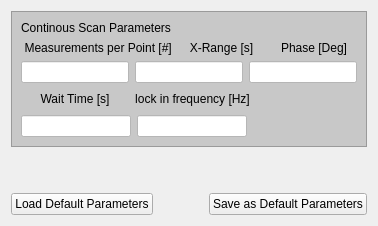
      <widget class="QWidget" name="conscanparameters">
       <attribute name="title">
        <string>Continuous Scan Parameters</string>
       </attribute>
       <layout class="QVBoxLayout" name="verticalLayout_11">
        <item>
         <widget class="QFrame" name="frame_4">
          <property name="sizePolicy">
           <sizepolicy hsizetype="Preferred" vsizetype="Fixed">
            <horstretch>0</horstretch>
            <verstretch>0</verstretch>
           </sizepolicy>
          </property>
          <property name="styleSheet">
           <string notr="true">
background-color: rgb(200, 200, 200);</string>
          </property>
          <property name="frameShape">
           <enum>QFrame::StyledPanel</enum>
          </property>
          <property name="frameShadow">
           <enum>QFrame::Raised</enum>
          </property>
          <layout class="QVBoxLayout" name="verticalLayout_10">
           <item>
            <widget class="QLabel" name="scan_parameter_2">
             <property name="whatsThis">
              <string>&lt;html&gt;&lt;head/&gt;&lt;body&gt;&lt;p&gt;&lt;br/&gt;&lt;/p&gt;&lt;/body&gt;&lt;/html&gt;</string>
             </property>
             <property name="styleSheet">
              <string notr="true">font: 75 12pt &quot;Roboto Condensed&quot;;</string>
             </property>
             <property name="text">
              <string>Continous Scan Parameters</string>
             </property>
            </widget>
           </item>
           <item>
            <layout class="QVBoxLayout" name="verticalLayout_9">
             <item>
              <layout class="QHBoxLayout" name="horizontalLayout_13">
               <item>
                <widget class="QLabel" name="measurementsperpoint_cont_label">
                 <property name="text">
                  <string> Measurements per Point [#]</string>
                 </property>
                 <property name="alignment">
                  <set>Qt::AlignCenter</set>
                 </property>
                </widget>
               </item>
               <item>
                <widget class="QLabel" name="x_range_cont_label">
                 <property name="text">
                  <string>X-Range [s]</string>
                 </property>
                 <property name="alignment">
                  <set>Qt::AlignCenter</set>
                 </property>
                </widget>
               </item>
               <item>
                <widget class="QLabel" name="phase_cont_label">
                 <property name="text">
                  <string>Phase [Deg]</string>
                 </property>
                 <property name="alignment">
                  <set>Qt::AlignCenter</set>
                 </property>
                </widget>
               </item>
              </layout>
             </item>
             <item>
              <layout class="QHBoxLayout" name="horizontalLayout_14">
               <item>
                <widget class="QLineEdit" name="measurementsperpoint_cont">
                 <property name="styleSheet">
                  <string notr="true">background-color: rgb(255, 255, 255);</string>
                 </property>
                </widget>
               </item>
               <item>
                <widget class="QLineEdit" name="x_range_cont">
                 <property name="styleSheet">
                  <string notr="true">background-color: rgb(255, 255, 255);</string>
                 </property>
                </widget>
               </item>
               <item>
                <widget class="QLineEdit" name="phase_cont">
                 <property name="styleSheet">
                  <string notr="true">background-color: rgb(255, 255, 255);</string>
                 </property>
                </widget>
               </item>
              </layout>
             </item>
             <item>
              <layout class="QHBoxLayout" name="horizontalLayout_16">
               <item>
                <widget class="QLabel" name="wait_time_cont_label">
                 <property name="sizePolicy">
                  <sizepolicy hsizetype="Expanding" vsizetype="Preferred">
                   <horstretch>0</horstretch>
                   <verstretch>0</verstretch>
                  </sizepolicy>
                 </property>
                 <property name="text">
                  <string>Wait Time [s]</string>
                 </property>
                 <property name="alignment">
                  <set>Qt::AlignCenter</set>
                 </property>
                </widget>
               </item>
               <item>
                <widget class="QLabel" name="lock_in_frequency_cont_label">
                 <property name="sizePolicy">
                  <sizepolicy hsizetype="Expanding" vsizetype="Preferred">
                   <horstretch>0</horstretch>
                   <verstretch>0</verstretch>
                  </sizepolicy>
                 </property>
                 <property name="text">
                  <string>lock in frequency [Hz]</string>
                 </property>
                 <property name="alignment">
                  <set>Qt::AlignCenter</set>
                 </property>
                </widget>
               </item>
               <item>
                <spacer name="horizontalSpacer_14">
                 <property name="orientation">
                  <enum>Qt::Horizontal</enum>
                 </property>
                 <property name="sizeHint" stdset="0">
                  <size>
                   <width>40</width>
                   <height>20</height>
                  </size>
                 </property>
                </spacer>
               </item>
              </layout>
             </item>
             <item>
              <layout class="QHBoxLayout" name="horizontalLayout_17">
               <item>
                <widget class="QLineEdit" name="wait_time_cont">
                 <property name="styleSheet">
                  <string notr="true">background-color: rgb(255, 255, 255);</string>
                 </property>
                </widget>
               </item>
               <item>
                <widget class="QLineEdit" name="lock_in_frequency_cont">
                 <property name="styleSheet">
                  <string notr="true">background-color: rgb(255, 255, 255);</string>
                 </property>
                </widget>
               </item>
               <item>
                <spacer name="horizontalSpacer_16">
                 <property name="orientation">
                  <enum>Qt::Horizontal</enum>
                 </property>
                 <property name="sizeHint" stdset="0">
                  <size>
                   <width>40</width>
                   <height>20</height>
                  </size>
                 </property>
                </spacer>
               </item>
              </layout>
             </item>
            </layout>
           </item>
          </layout>
         </widget>
        </item>
        <item>
         <spacer name="verticalSpacer">
          <property name="orientation">
           <enum>Qt::Vertical</enum>
          </property>
          <property name="sizeHint" stdset="0">
           <size>
            <width>20</width>
            <height>40</height>
           </size>
          </property>
         </spacer>
        </item>
        <item>
         <layout class="QHBoxLayout" name="horizontalLayout_15">
          <item>
           <widget class="QPushButton" name="load_default_cont">
            <property name="sizePolicy">
             <sizepolicy hsizetype="Expanding" vsizetype="Fixed">
              <horstretch>0</horstretch>
              <verstretch>0</verstretch>
             </sizepolicy>
            </property>
            <property name="text">
             <string>Load Default Parameters</string>
            </property>
           </widget>
          </item>
          <item>
           <spacer name="horizontalSpacer_13">
            <property name="orientation">
             <enum>Qt::Horizontal</enum>
            </property>
            <property name="sizeHint" stdset="0">
             <size>
              <width>40</width>
              <height>20</height>
             </size>
            </property>
           </spacer>
          </item>
          <item>
           <widget class="QPushButton" name="save_default_cont">
            <property name="sizePolicy">
             <sizepolicy hsizetype="Expanding" vsizetype="Fixed">
              <horstretch>0</horstretch>
              <verstretch>0</verstretch>
             </sizepolicy>
            </property>
            <property name="text">
             <string>Save as Default Parameters</string>
            </property>
           </widget>
          </item>
         </layout>
        </item>
       </layout>
      </widget>
